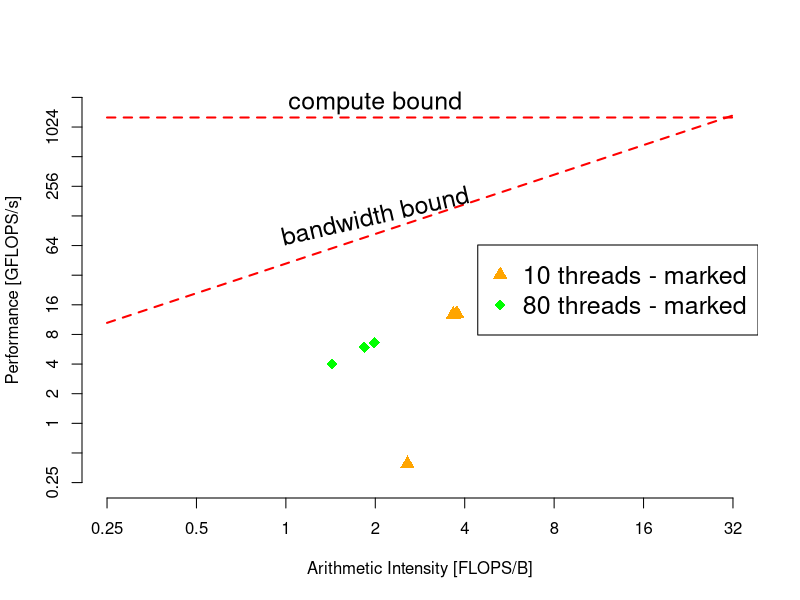

R code for this plot:
png("roofline-mars-marked.png", width = 1280, height = 640)

pp = 1280.0  # peak performance ... [GFLOPS/s]
pb =   30.5 # peak bandwidth ... [GB/s]
ai = function(b) (pp/pb) * b

x = seq(-2,5,1)
x_at = 2^x
x_labels = x_at

y = seq(-2,11,1)
y_at = 2^y
y_labels = y_at

plot(ai, xlab = "Arithmetic Intensity [FLOPS/B]",
         xlim = c(x_at[1], x_at[length(x_at)]),
         ylab = "Performance [GFLOPS/s]", 
         ylim = c(y_at[1], y_at[length(y_at)]),
     axes=FALSE, log = "xy", type = "l", col = "red", lwd = 2, lty = "dashed")

axis(1, at = x_at, labels = x_labels, tick = TRUE)
axis(2, at = y_at, labels = y_labels, tick = TRUE)


# 10 threads - all
#                   100     204800     819200        kdd
#flops_t10_a = c( 1.3292, 1517.9227, 2225.7196, 3427.6304)
#bw_t10_a    = c(73.4359,  476.2558,  734.1712, 1061.9937)
#
#for (i in 1:4) {
#  ai = flops_t10_a[i] / bw_t10_a[i]
#  points(ai, flops_t10_a[i]/1000, col="powderblue", pch = 15, cex = 1.5)
#}

# 80 threads - all
#                   100    204800     819200        kdd
#flops_t80_a = c( 0.5820, 731.8209, 1164.4394, 1519.8610)
#bw_t80_a    = c(78.4760, 981.6600, 1244,3416, 1420,3577)
#
#for (i in 1:4) {
#  ai = flops_t80_a[i] / bw_t80_a[i]
#  points(ai, flops_t80_a[i]/1000, col="blue", pch = 16, cex = 1.5)
#}


# 10 threads - marked 
#                     100      204800      819200         kdd
flops_t10_m =  c(385.0818, 12738.9347, 12814.5174, 12995.5919)
bw_t10_m =     c(150.0137,  2248.9188,  3500.4505,  3451.1885)

for (i in 1:4) {
  ai = flops_t10_m[i] / bw_t10_m[i]
  points(ai, flops_t10_m[i]/1000, col="orange", pch = 17, cex = 1.5)
}

# 80 threads - marked 
#                     100     204800     819200        kdd
flops_t80_m = c(   7.4574, 4017.8371, 6579.4072, 5940.1009)
bw_t80_m    = c(1292.0169, 2807.5566, 3312.4733, 3230.9055)

for (i in 1:4) {
  ai = flops_t80_m[i] / bw_t80_m[i]
  points(ai, flops_t80_m[i]/1000, col="green", pch = 18, cex = 1.5)
}

segments(x_at[1], pp, x_at[length(x_at)], pp, col = "red", lwd = 2, lty = "dashed")

text(2, 128, "bandwidth bound", srt = 13, cex = 1.5)
text(2, 1800, "compute bound", cex = 1.5)

#legend("right",
#       pch    = c(15, 16, 17, 18),
#       col    = c("powderblue", "blue", "orange", "green"),
#       legend = c("10 threads - all", "80 threads - all", NA, 
#                  "10 threads - marked", "80 threads - marked"))

legend("right",
       cex = 1.5,
       pch    = c(17, 18),
       col    = c("orange", "green"),
       legend = c("10 threads - marked", "80 threads - marked"))

dev.off()
